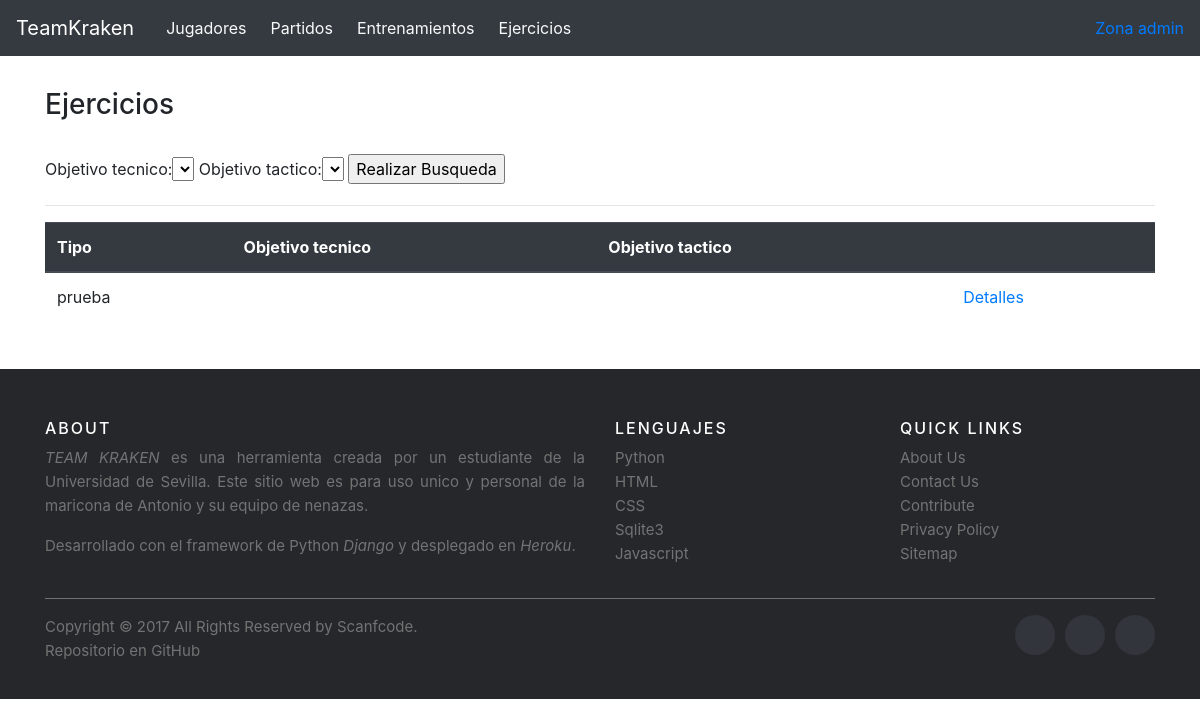
The page /ejercicios/ on the database as committed earlier.
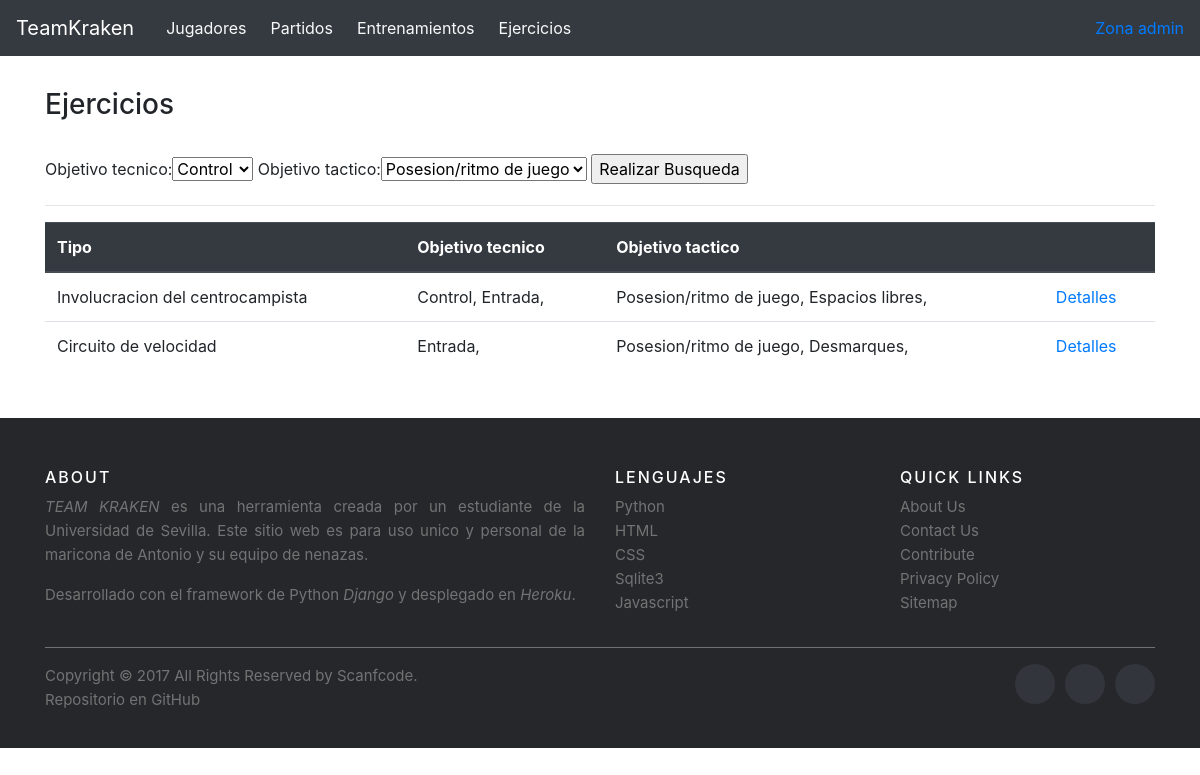
The same page on the database as committed later.
### principal/models.py (models this page shows, shortened)
class Ejercicio(models.Model):
    tipo = models.CharField(max_length=50, verbose_name='Tipo')
    material = models.TextField(verbose_name='Material', help_text='Enumera el material necesario')
    objetivoTecnico = models.ManyToManyField(ObjetivoTecnico)
    objetivoTactico = models.ManyToManyField(ObjetivoTactico)
    descripcion = models.TextField(verbose_name='Descripcion', help_text='Añade una descripcion')
    representacion = models.ImageField(upload_to='ejercicios', verbose_name='Ejercicio')

class ObjetivoTecnico(models.Model):
    nombre = models.CharField(max_length=30, verbose_name='Objetivo tecnico')

class ObjetivoTactico(models.Model):
    nombre = models.CharField(max_length=30, verbose_name='Objetivo tactico')

### principal/views.py (the view)
# urls.py: path('ejercicios/', views.buscar_ejerciciosporfiltro, name='ejercicios'),
def buscar_ejerciciosporfiltro(request):
    formulario = BusquedaEjercicios()
    resultado = None
    if request.method=='POST':
        formulario = BusquedaEjercicios(request.POST)
        if formulario.is_valid():
            resultado = Ejercicio.objects.filter(objetivoTecnico=formulario.cleaned_data['objTecnico'],
                                                  objetivoTactico=formulario.cleaned_data['objTactico'])
    ejercicios = Ejercicio.objects.all()
    return render(request, 'ejercicios.html', {'formulario':formulario, 'resultado':resultado, 'ejercicios': ejercicios})

### principal/forms.py
class BusquedaEjercicios(forms.Form):
    lista2=[(j.id,j.nombre) for j in ObjetivoTecnico.objects.all()]
    lista3=[(j.id,j.nombre) for j in ObjetivoTactico.objects.all()]
    objTecnico = forms.ChoiceField(label="Objetivo tecnico", choices=lista2)
    objTactico = forms.ChoiceField(label="Objetivo tactico", choices=lista3)

### principal/templates/ejercicios.html (shortened to what this page needs)
{% extends 'base.html' %}
{% block content %}
	<br/>
	<h3>Ejercicios</h3>
	<br/>
	<form id="formulario" method="post" action=''>{% csrf_token %}
		{{formulario}}
		<input type='submit' value='Realizar Busqueda'/>
    </form>
    <hr>
	<div class="mb-5">
	{% if resultado %}
		<h4> Total de ejercicios relacionados:  {{ resultado|length }}</h4>
		<table class="table table-striped">
			<thead class="thead-dark">
				<tr>
		            <th scope="col">Tipo</th>
      				<th scope="col">Objetivo tecnico</th>
      				<th scope="col">Objetivo tactico</th>
      				<th></th>
		        </tr>
			</thead>
			<tbody>
				{% for row in resultado %}
				    <tr>
						<td>{{ row.tipo }}</td>
						<td>
							{% for objT in row.objetivoTecnico.all %}
	            				{{ objT.nombre }},
	            			{% endfor %}
						</td>
						<td>
							{% for objT2 in row.objetivoTactico.all %}
	            				{{ objT2.nombre }},
	            			{% endfor %}
						</td>
						<td>
							<a href='/ejercicios/ejercicio/{{ row.id }}'>Detalles</a>
						</td>
	    			</tr>
				{% endfor %}
			</tbody>
		</table>
	{% else %}
		<table class="table table-hover" id="carsTable">
  			<thead class="thead-dark">
    			<tr>
      				<th scope="col">Tipo</th>
      				<th scope="col">Objetivo tecnico</th>
      				<th scope="col">Objetivo tactico</th>
      				<th></th>
    			</tr>
  			</thead>
  			<tbody>
  				{% for ejercicio in ejercicios %}
    			<tr>
					<td>{{ ejercicio.tipo }}</td>
					<td>
						{% for objT in ejercicio.objetivoTecnico.all %}
	            			{{ objT.nombre }},
	            		{% endfor %}
	            	</td>
					<td>
						{% for objTa in ejercicio.objetivoTactico.all %}
	            			{{ objTa.nombre }},
	            		{% endfor %}
	            	</td>
					<td>
						<a href='/ejercicios/ejercicio/{{ ejercicio.id }}'>Detalles</a>
					</td>
    			</tr>
    			{% endfor %}
  			</tbody>
  		</table>
  	{% endif %}
	</div>
{% endblock %}

### principal/templates/base.html (shortened to what this page needs)
<!DOCTYPE html>
<html>
<head>
	<link rel="stylesheet" href="https://stackpath.bootstrapcdn.com/bootstrap/4.4.1/css/bootstrap.min.css">
	<link rel="stylesheet" href="https://unpkg.com/bootstrap-table@1.16.0/dist/bootstrap-table.min.css">
	<link rel="stylesheet" href="https://code.ionicframework.com/ionicons/2.0.1/css/ionicons.min.css">
	<link rel="stylesheet" href="https://www.evidentia.cloud/plugins/fontawesome-free/css/all.min.css">
</head>
<body class="pt-5">
    <nav class="navbar navbar-expand-md navbar-dark bg-dark fixed-top">
      <a class="navbar-brand" href='/'>TeamKraken</a>
      <div class="collapse navbar-collapse" id="navbarsExampleDefault">
        <ul class="navbar-nav mr-auto">
          <li class="nav-item active ml-2">
            <a class="nav-link text-light" href="{% url 'jugadores' %}">Jugadores</a>
          </li>
          <li class="nav-item">
            <a class="nav-link text-light ml-2" href="/partidos">Partidos</a>
          </li>
          <li class="nav-item">
            <a class="nav-link text-light ml-2" href="{% url 'entrenamientos' %}">Entrenamientos</a>
          </li>
          <li class="nav-item">
            <a class="nav-link text-light ml-2" href="{% url 'ejercicios' %}">Ejercicios</a>
          </li>
        </ul>
        <a class="my-2 my-lg-0" href='/admin'>Zona admin</a>
      </div>
    </nav>
	<div class="container pt-3">
	{% block content %}
	{% endblock %}
	</div>
    <footer class="site-footer">
      <div class="container">
        <div class="row">
          <div class="col-sm-12 col-md-6">
            <h6>About</h6>
            <p class="text-justify"><i>TEAM KRAKEN</i> es una herramienta creada por un estudiante de la Universidad de Sevilla. Este sitio web es para uso unico y personal de la maricona de Antonio y su equipo de nenazas.</p>
          	<p class="text-justify">Desarrollado con el framework de Python <i>Django</i> y desplegado en <i>Heroku</i>.</p>
          </div>
          <div class="col-xs-6 col-md-3">
            <h6>Lenguajes</h6>
            <ul class="footer-links">
              <li>Python</li>
              <li>HTML</li>
              <li>CSS</li>
              <li>Sqlite3</li>
              <li>Javascript</li>
            </ul>
          </div>
          <div class="col-xs-6 col-md-3">
            <h6>Quick Links</h6>
            <ul class="footer-links">
              <li><a href="http://scanfcode.com/about/">About Us</a></li>
              <li><a href="http://scanfcode.com/contact/">Contact Us</a></li>
              <li><a href="http://scanfcode.com/contribute-at-scanfcode/">Contribute</a></li>
              <li><a href="http://scanfcode.com/privacy-policy/">Privacy Policy</a></li>
              <li><a href="http://scanfcode.com/sitemap/">Sitemap</a></li>
            </ul>
          </div>
        </div>
        <hr>
      </div>
      <div class="container">
        <div class="row">
          <div class="col-md-8 col-sm-6 col-xs-12">
            <p class="copyright-text">Copyright &copy; 2017 All Rights Reserved by
         	<a href="https://codepen.io/scanfcode">Scanfcode</a>.
            </p>
            <p><a class="github" href="https://github.com/manpercar1/teamkraken"> Repositorio en GitHub</a></p>
          </div>
          <div class="col-md-4 col-sm-6 col-xs-12">
            <ul class="social-icons">
              <li><a class="facebook" href="#"></a></li>
              <li><a class="twitter" href="#"></a></li>
              <li><a class="linkedin" href="#"></a></li>
            </ul>
          </div>
        </div>
      </div>
	</footer>
</body>
</html>

### principal/templates/base.html (style rules this page uses)
.site-footer { background-color:#26272b; padding:45px 0 20px; font-size:15px; line-height:24px; color:#737373; }
.site-footer hr { border-top-color:#bbb; opacity:0.5 }
.site-footer h6 { color:#fff; font-size:16px; text-transform:uppercase; margin-top:5px; letter-spacing:2px }
.site-footer a { color:#737373; }
.footer-links { padding-left:0; list-style:none }
.footer-links li { display:block }
.footer-links a { color:#737373 }
.site-footer .social-icons { text-align:right }
.site-footer .social-icons a { width:40px; height:40px; line-height:40px; margin-left:6px; margin-right:0; border-radius:100%; background-color:#33353d }
.copyright-text { margin:0 }
.social-icons { padding-left:0; margin-bottom:0; list-style:none }
.social-icons li { display:inline-block; margin-bottom:4px }
.social-icons a { background-color:#eceeef; color:#818a91; font-size:16px; display:inline-block; line-height:44px; width:44px; height:44px; text-align:center; margin-right:8px; border-radius:100%; -webkit-transition:all .2s linear; -o-transition:all .2s linear; transition:all .2s linear }

Rows that differ between the two databases and show on the page:
removed Ejercicio: tipo "prueba"
added Ejercicio: tipo "Involucracion del centrocampista"
added ObjetivoTecnico: nombre "Control", shown under "Involucracion del centrocampista"
added ObjetivoTecnico: nombre "Entrada"
added ObjetivoTactico: nombre "Posesion/ritmo de juego"
added ObjetivoTactico: nombre "Espacios libres", shown under "Involucracion del centrocampista"
added Ejercicio: tipo "Circuito de velocidad"
added ObjetivoTactico: nombre "Desmarques", shown under "Circuito de velocidad"
Other text that changed with them:
form field objTecnico: (not shown) → "Control"
form field objTactico: (not shown) → "Posesion/ritmo de juego"
